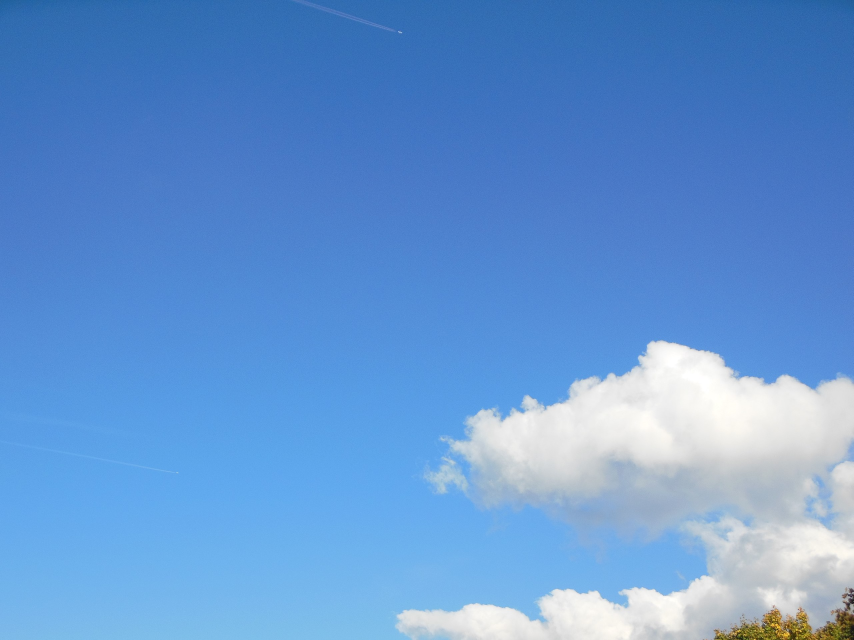
#> input picture cloud 2.jpg, 2560 x 1920 px, given in place of video_sky.mp4, which was not available (shown at 1/3 size)
$ python gray%_video_def_real.py
#> lines starting #> are read from the running program, lines starting #| are printed output that depends on the picture; after the words box and inside, x2 and y2 are one past the last pixel; in counts of white or black regions, pixels touching at a corner belong together; pictures that were not available may be replaced by others from this repository, and a replacement may not be noted
### settings.py
import cv2
import numpy as np
def settings(video_name, RGB1, RGB2, RGB3, tolerances):
    cap = cv2.VideoCapture(video_name)
    gray = [RGB1, RGB2, RGB3]  # RGB
    diff = tolerances
    boundaries = [([gray[2]-diff, gray[1]-diff, gray[0]-diff],
               [gray[2]+diff, gray[1]+diff, gray[0]+diff])]
    gray_low=np.array([gray[2]-diff, gray[1]-diff, gray[0]-diff])
    gray_high=np.array([gray[2]+diff, gray[1]+diff, gray[0]+diff])
    return cap, gray, diff, boundaries,gray_low,gray_high

### gray%_video_def_real.py
import cv2
import numpy as np
from settings import settings
cap, gray, diff, boundaries, gray_low, gray_high = settings('video_sky.mp4', 210, 210, 210, 45)
# Create a VideoCapture object and read from input file
# If the input is the camera, pass 0 instead of the video file name
cv_img=[]
# Check if camera opened successfully
if (cap.isOpened()== False):
  print("Error opening video stream or file")
n=0
gray_list=[]
# Read until video is completed
while(cap.isOpened()):
  # Capture frame-by-frame
  ret, frame = cap.read()
#> frame is the input picture: shape (1920, 2560, 3); mean B, G, R 210.7, 150.4, 100.5
  if ret == True:
    # Display the resulting frame
    #cv2.imshow('Frame',frame)
    cv_img.append(frame)
    # describe the type of font to be used.
    font = cv2.FONT_HERSHEY_TRIPLEX
    #detect clouds
    clouds_detected =cv2.inRange(frame,gray_low,gray_high)
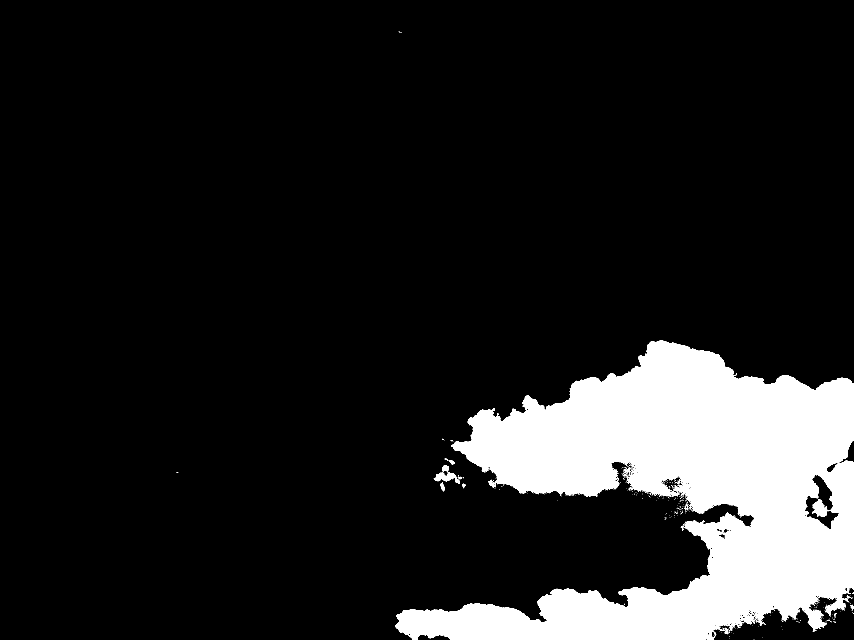
#> clouds_detected: shape (1920, 2560) (shown at 1/3 size); 13.1% white; 468 white regions (445 under 20 px), largest, box (x1, y1, x2, y2) and area: (1186, 1021, 2560, 1920) 637146, (1304, 1397, 1379, 1452) 1521, (2436, 1497, 2486, 1551) 1491
    frame[clouds_detected>0]=(255,255,255)
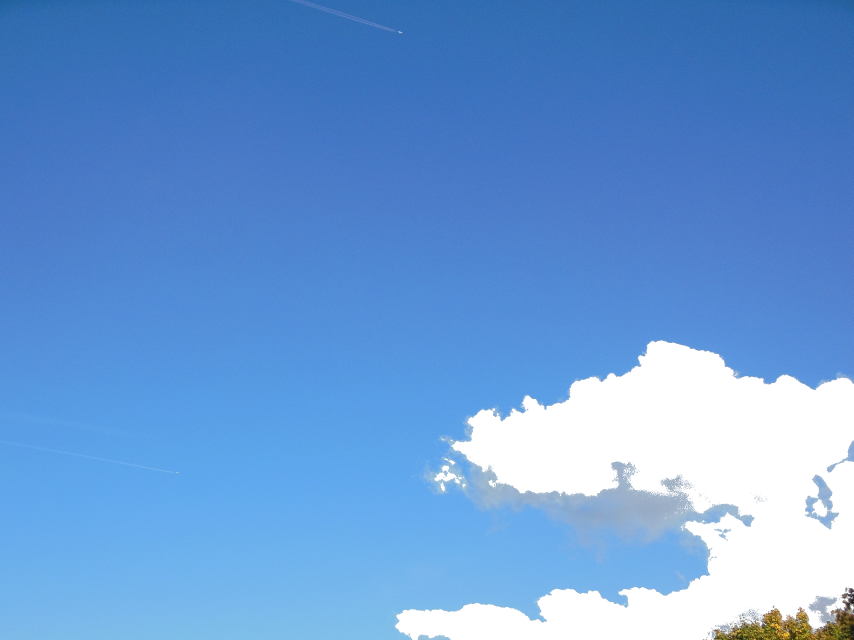
#> frame: shape (1920, 2560, 3) (shown at 1/3 size); mean B, G, R 215.1, 155.2, 105.8
    # Use putText() method for
    # inserting text on video
    for (lower, upper) in boundaries:
      lower = np.array(lower, dtype=np.uint8)
      upper = np.array(upper, dtype=np.uint8)
      mask = cv2.inRange(frame, lower, upper)
      output = cv2.bitwise_and(frame, frame, mask=mask)
      ratio_gray1 = cv2.countNonZero(mask)/(frame.size/3)
      n=n+1
      rounded=np.round(ratio_gray1*100, 2)
      sentence = 'gray pixel percentage of image '
      print(sentence + str(n) +" is: "+ str(rounded))
      gray_list.append(rounded)
      if n<5:
        message='Stop the machine\n'
        f = open("observations.txt", "a")
        f.write(str(n)+';'+str(rounded)+';'"Not enough data"+';'+message)
        f.close()
      else:
        sublist=gray_list[n-5:n-1]
        mean_last_four=np.round(sum(sublist)/4,2)
        if rounded>17:
          message='Stop the machine\n'
          f = open("observations.txt", "a")
          f.write(str(n)+';'+str(rounded)+';'+str(mean_last_four)+';'+message)
          f.close()
        elif rounded > mean_last_four and rounded > 14:
          message='Stop the machine\n'
          f = open("observations.txt", "a")
          f.write(str(n)+';'+str(rounded)+';'+str(mean_last_four)+';'+message)
          f.close()
        else:
          message='Keep the machine ON\n'
          f = open("observations.txt", "a")
          f.write(str(n)+';'+str(rounded)+';'+str(mean_last_four)+';'+message)
          f.close()
        size=len(message)
        cv2.putText(frame,'gray pixel percentage of image '+str(rounded)+"%",(50, 50), font, 1,(0, 255, 255),2, cv2.LINE_4)
        cv2.putText(frame,'Message: '+message[:size -1],(50, 100), font, 1,(0, 255, 255),2, cv2.LINE_4)
#> this loop made 1 pass
#> (ratio_gray1, rounded) on pass 1: (0.131, 13.08)
#| gray pixel percentage of image 1 is: 13.08
#> after the loop, gray_list = [13.08]; n = 1

    # Display the resulting frame
    cv2.imshow('video', frame)
    #cv2.imshow('Spotted clouds',frame)
    # Press Q on keyboard to  exit
    if cv2.waitKey(25) & 0xFF == ord('q'):
#> (key q is pressed here)
      break

  # Break the loop
  else:
    break
# When everything done, release the video capture object
cap.release()

# Closes all the frames
cv2.destroyAllWindows()

$ run again, on sky.jpg
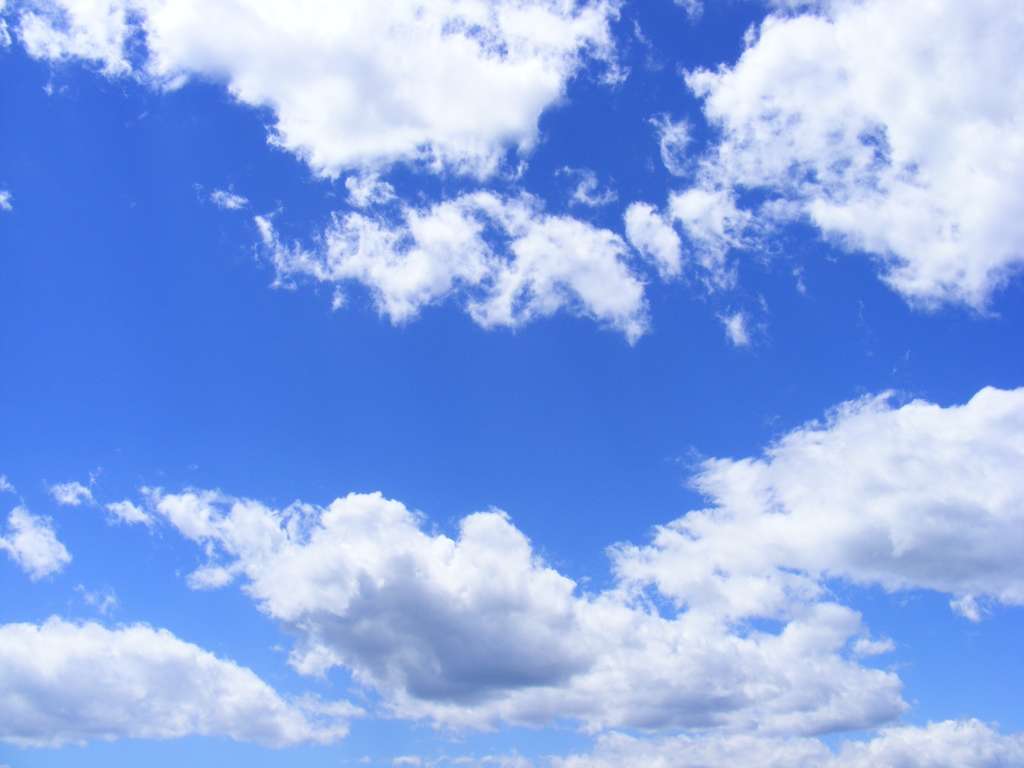
#> input picture sky.jpg, 3072 x 2304 px, given in place of video_sky.mp4, which was not available (shown at 1/3 size)
#> frame is the input picture: shape (2304, 3072, 3); mean B, G, R 233.5, 169.8, 138.7
#> `clouds_detected =cv2.inRange(frame,gray_low,gray_high)`:
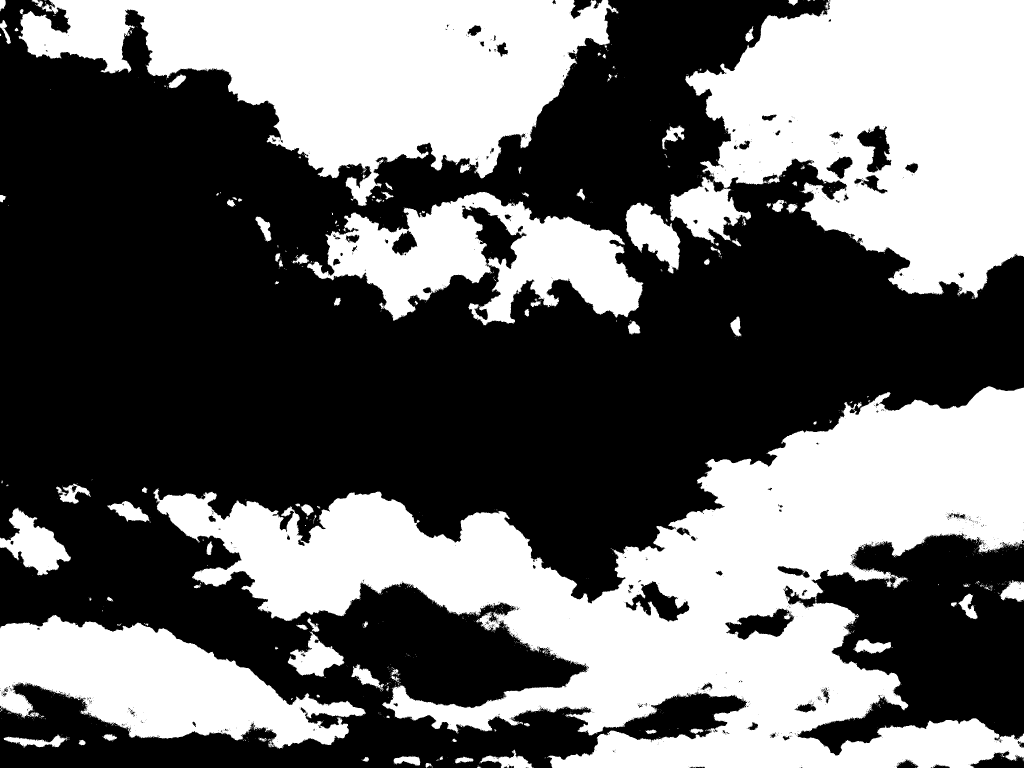
#> clouds_detected: shape (2304, 3072) (shown at 1/3 size); 41.7% white; 1486 white regions (1345 under 20 px), largest, box (x1, y1, x2, y2) and area: (460, 1159, 3072, 2304) 1226195, (2056, 0, 3072, 897) 610011, (55, 0, 1855, 618) 562603
#> `frame[clouds_detected>0]=(255,255,255)`:
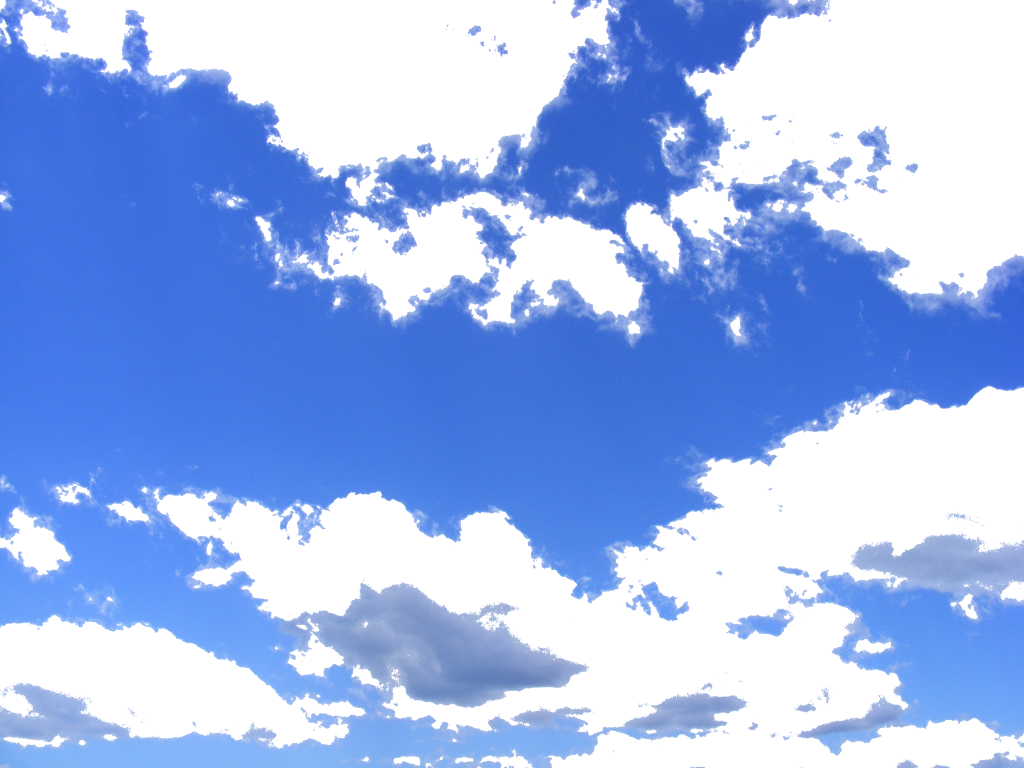
#> frame: shape (2304, 3072, 3) (shown at 1/3 size); mean B, G, R 237.6, 183.8, 157.5
#> the loop `for (lower, upper) in boundaries:` made 1 pass
#> (ratio_gray1, rounded) on pass 1: (0.417, 41.68)
#> (printed output is left out)
#> after the loop `for (lower, upper) in boundaries:`: gray_list = [41.68]; n = 1

$ run again, on dark_sky.jpeg
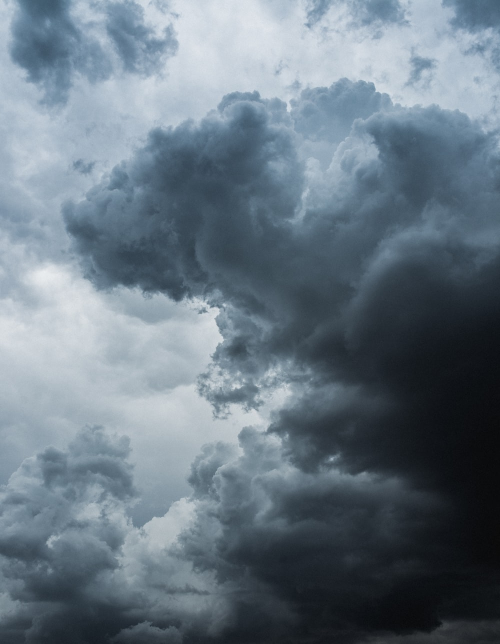
#> input picture dark_sky.jpeg, 1000 x 1288 px, given in place of video_sky.mp4, which was not available (shown at 1/2 size)
#> frame is the input picture: shape (1288, 1000, 3); mean B, G, R 130.8, 119.4, 105.1
#> `clouds_detected =cv2.inRange(frame,gray_low,gray_high)`:
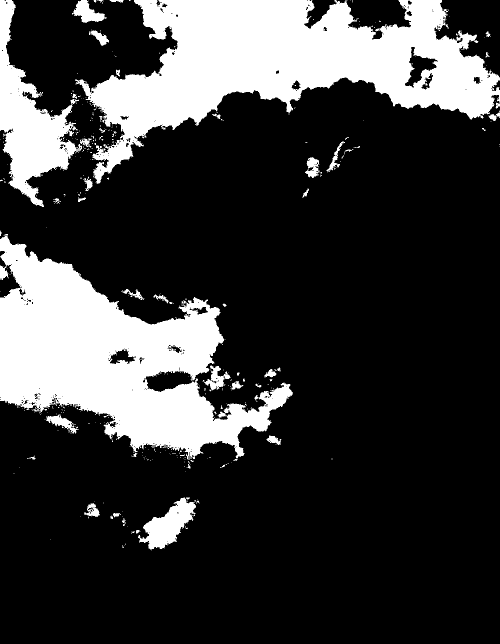
#> clouds_detected: shape (1288, 1000) (shown at 1/2 size); 22.9% white; 407 white regions (351 under 20 px), largest, box (x1, y1, x2, y2) and area: (150, 0, 1000, 368) 133811, (0, 472, 586, 920) 119482, (0, 0, 164, 414) 25624
#> `frame[clouds_detected>0]=(255,255,255)`:
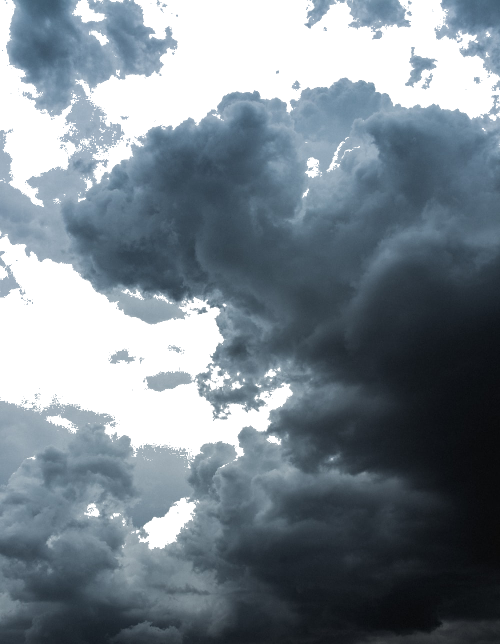
#> frame: shape (1288, 1000, 3) (shown at 1/2 size); mean B, G, R 141.4, 132.3, 120.6
#> the loop `for (lower, upper) in boundaries:` made 1 pass
#> (ratio_gray1, rounded) on pass 1: (0.229, 22.89)
#> (printed output is left out)
#> after the loop `for (lower, upper) in boundaries:`: gray_list = [22.89]; n = 1
